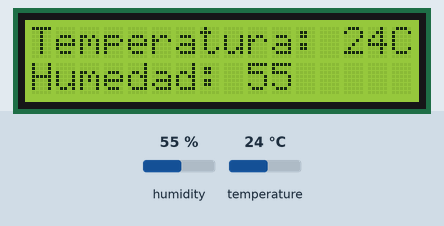
Bench run of a sketch on a simulated Arduino Uno, built with avr-gcc and run on an emulated ATmega328P. On the bench: 16×2 character LCD. The inputs (shaded band) are chosen by the test bench; at power-on: temperature 24 °C, humidity 55 %. What the sketch prints to the serial monitor is not drawn.

Above: at 1.2 s.
1.3 s: temperature set to 12 °C
At 2.9 s:
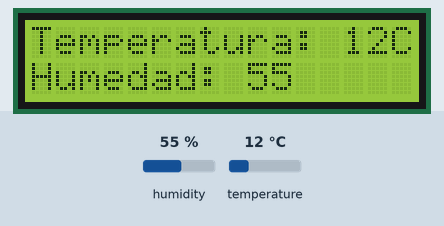
4.1 s: humidity set to 22 %
At 4.8 s:
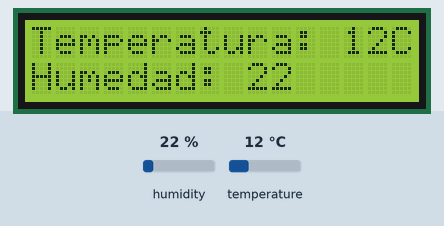
6.9 s: temperature set to 19 °C
At 9.6 s:
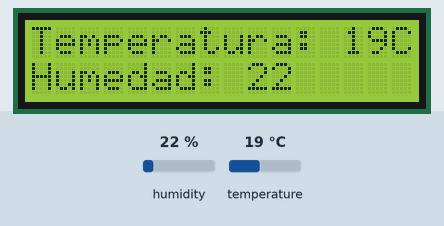
10.0 s: humidity set to 40 %
At 11.4 s:
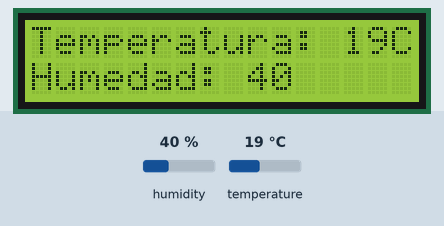
Timing chart, 0 to 13.0 s (numbered marks = the images above; inputs shaded):
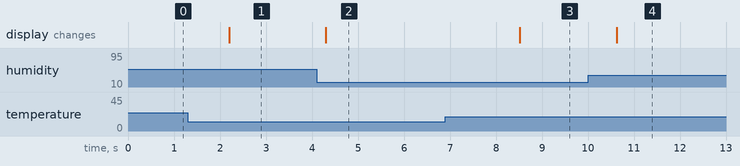

Measured:
- after the input at 1.3 s, the display: changes after 0.90 s (image 1)
- after the input at 4.1 s, the display: changes after 0.20 s (image 2)
- after the input at 6.9 s, the display: changes after 1.6 s (image 3)
- after the input at 10.0 s, the display: changes after 0.62 s (image 4)

The sketch:

Sensor_humedad.ino
```cpp
#include <DHT.h>
#include <DHT_U.h>
#include <LiquidCrystal.h>

int rs = 2;
int e = 3;
int d4 = 4;
int d5 = 5;
int d6 = 6;
int d7 = 7;

LiquidCrystal lcd(rs, e, d4, d5, d6, d7);
int sensor=9;
int temperatura;
int humedad;


DHT dht(sensor,DHT11);

void setup() {
  pinMode(sensor,INPUT);

  Serial.begin(9600);
  lcd.begin(16,2);
  dht.begin();
}

void loop() {
  temperatura = dht.readTemperature();
  humedad = dht.readHumidity();
  lcd.setCursor(0,0);
  lcd.print("Temperatura: ");
  lcd.print(temperatura);
  lcd.print("C");
  lcd.setCursor(0,1);
  lcd.print("Humedad: ");
  lcd.print(humedad);


  // Lee el valor de la temperatura y lo envía a Processing a través del puerto serie
  Serial.println(temperatura);
  delay(100); // Pequeña pausa para evitar una transmisión muy rápida de datos por el puerto serie
}
```
